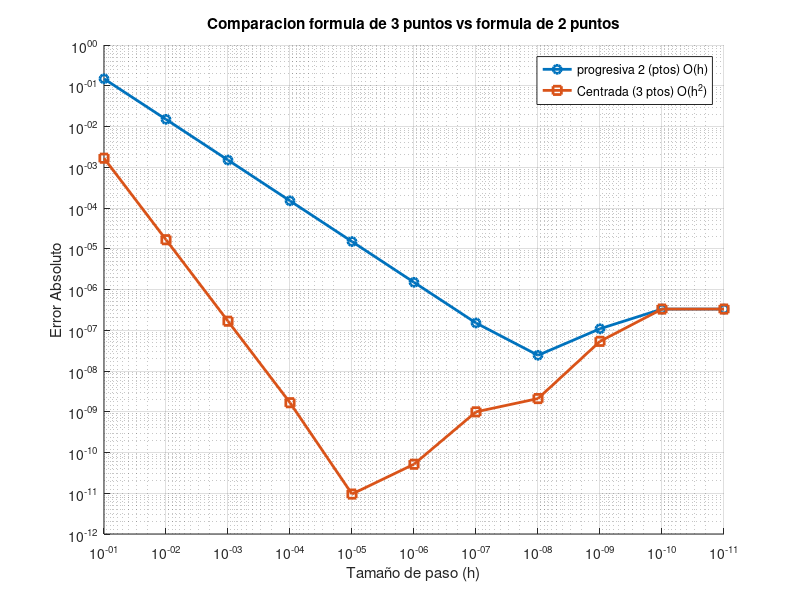

The MATLAB script that drew this image:
% Definición de h (vector columna)
h = (10.^(-1:-1:-11))';

valor_exacto = 4;

x0 = 0;
f = @(x) exp(x) - 2*x.^2 + 3.*x - 1;

% Fórmula progresiva de dos puntos: (f(x+h) - f(x)) / h
% Nota: Al pasarle el vector h, Octave calcula todo el vector de golpe
derivada_aprox = (f(x0 + h) - f(x0)) ./ h;

% Cálculo del error absoluto
error_abs = abs(derivada_aprox - valor_exacto);

% Mostrar resultados en tabla [h, aproximación, error]
disp('       h         Aproximación      Error Abs');
disp([h, derivada_aprox, error_abs]);

% --- INCISO A: GRAFICAR ---
figure(1);
hold on
loglog(h, error_abs, '-o', 'LineWidth', 2, 'DisplayName', 'progresiva 2 (ptos) O(h)');
grid on;
xlabel('Tamaño de paso (h)');
ylabel('Error Absoluto');
title('Comparacion formula de 3 puntos vs formula de 2 puntos');
set(gca, 'XDir', 'reverse'); % Invertir eje X para ver h disminuyendo hacia la derecha

%Al disminuir el h tambien disminuye el error de truncamiento, pero para un h muy pequeño
%predomina el error de truncamiento por lo que no tiene sentido seguir disminuyendo h
%En resumen: No siempre un $h$ más pequeño garantiza un mejor resultado.
%Existe un valor óptimo (en este caso cercano a $10^{-8}$, que coincide
%con la raíz cuadrada de la precisión de máquina $\sqrt{\epsilon}$) donde
%se logra el equilibrio mínimo entre el error matemático de la fórmula y
%las limitaciones de precisión de la computadora."

%b
% --- INCISO B: VERIFICACIÓN DE COTA (h = 0.1) ---
h_b = 0.1;
error_real_b = abs(derivada_aprox(1) - valor_exacto);

% 2. Cálculo de la cota teórica
% La segunda derivada es f''(x) = exp(x) - 4
% Su máximo absoluto en [0, 0.1] ocurre en x=0, donde |1 - 4| = 3.
max_f2 = 3;
cota_teorica = (max_f2 / 2) * h_b;

fprintf('\n--- Inciso B: Verificación con h=0.1 ---\n');
fprintf('Error Real     : %.5f\n', error_real_b);
fprintf('Cota Teórica   : %.5f\n', cota_teorica);

if error_real_b <= cota_teorica
    disp('VERIFICADO: El error real es menor o igual a la cota teórica.');
else
    disp('FALLO: El error real supera la cota teórica.');
end




% c. Fórmula Centrada (Inciso c) - O(h^2)
% f'(x) approx (f(x+h) - f(x-h)) / 2h
derivada_centrada = (f(x0 + h) - f(x0 - h)) ./ (2 * h);
error_cent = abs(derivada_centrada - valor_exacto);

% Mostrar tabla comparativa
disp('       h         Error Progresiva     Error Centrada');
disp([h, error_abs, error_cent]);

% --- GRÁFICA COMPARATIVA ---
loglog(h, error_cent, '-s', 'LineWidth', 2, 'DisplayName', 'Centrada (3 ptos) O(h^2)');
legend('Location', 'best');
